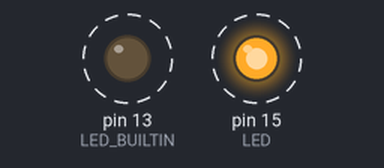
This sketch was run on a simulated Arduino Uno, built with avr-gcc and run on an emulated ATmega328P. On the bench: output pins drawn as LEDs (lit = HIGH). Dashed ring = blinking.

Above: at 0.2 s.
Timing chart, 0 to 3.0 s (numbered marks = the images above):
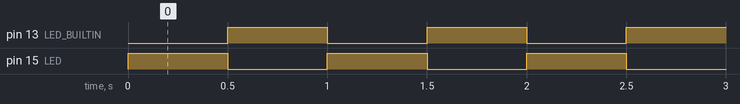

Measured:
- by itself, pin 13 (LED_BUILTIN), pin 15 (LED): alternates HIGH for 0.50 s and LOW for 0.50 s

The sketch:

picoparpadeo.ino
```cpp
// Raspberry Pi Pico: el LED de GP15 y el de la placa (GP25) se turnan.
const int LED = 15;   // en la Pico el número es el del GP

void setup() {
  pinMode(LED, OUTPUT);
  pinMode(LED_BUILTIN, OUTPUT);   // LED_BUILTIN = GP25
}

void loop() {
  digitalWrite(LED, HIGH);
  digitalWrite(LED_BUILTIN, LOW);
  delay(500);
  digitalWrite(LED, LOW);
  digitalWrite(LED_BUILTIN, HIGH);
  delay(500);
}
```
